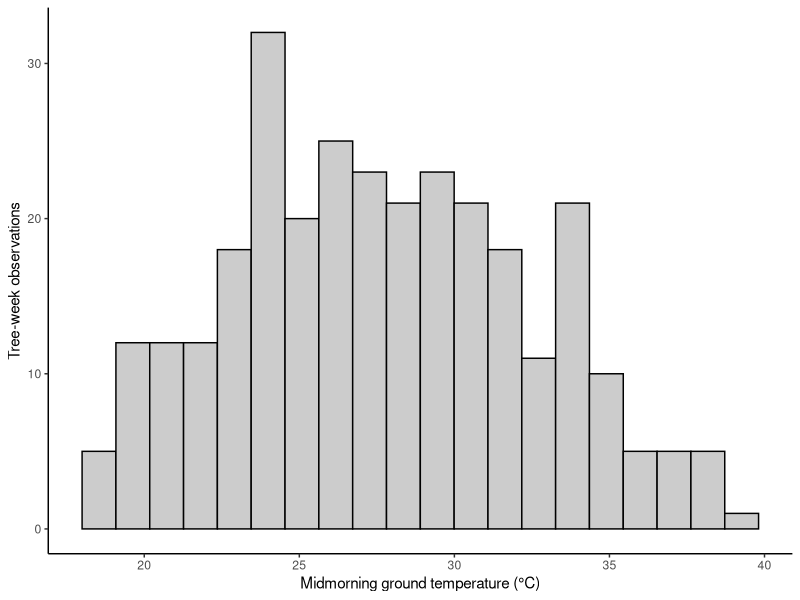
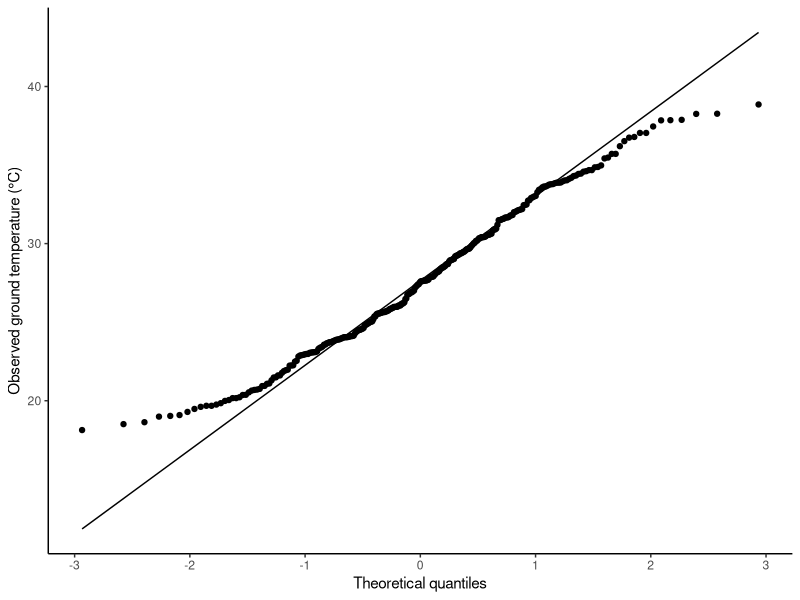

The R source for these figures, in order: (Note: this script raises an error after producing the figures.)
library(tidyverse)
library(lubridate)

#Step: read, wrangle, and examine structure of ground temperature-----

ground_raw <- read_csv("raw_data/ground_temperature.csv", show_col_types = FALSE)

ground_audit <- ground_raw %>%
  mutate(
    date = mdy(date),
    site = factor(site),
    species = factor(species),
    replicate = as.integer(replicate),
    temp_replicate = as.integer(temp_replicate),
    week = as.integer(week),
    week_f = factor(week),
    tree_id = paste(site, species, replicate, sep = "_"),
    temperature_C = (temperature_F - 32) * 5 / 9
  )

#means by week
ground_primary <- ground_audit %>%
  group_by(site, species, replicate, tree_id, week, week_f) %>%
  summarize(
    date = first(date),
    n_dates = n_distinct(date),
    n_temp_replicates = n(),
    n_temperature_values = sum(!is.na(temperature_C)),
    n_temperature_missing = sum(is.na(temperature_C)),
    ground_temp_C = mean(temperature_C, na.rm = TRUE),
    ground_temp_sd_C = sd(temperature_C, na.rm = TRUE),
    ground_temp_min_C = min(temperature_C, na.rm = TRUE),
    ground_temp_max_C = max(temperature_C, na.rm = TRUE),
    .groups = "drop"
  )

ground_primary

ground_response_summary <- ground_primary %>%
  summarize(
    n_tree_week_observations = n(),
    n_missing = sum(is.na(ground_temp_C)),
    min_ground_temp_C = min(ground_temp_C, na.rm = TRUE),
    mean_ground_temp_C = mean(ground_temp_C, na.rm = TRUE),
    median_ground_temp_C = median(ground_temp_C, na.rm = TRUE),
    max_ground_temp_C = max(ground_temp_C, na.rm = TRUE),
    sd_ground_temp_C = sd(ground_temp_C, na.rm = TRUE)
  )

ground_response_summary %>%
  print(n = Inf, width = Inf)


#check distributions

ground_distribution_summary <- ground_primary %>%
  summarize(
    n = n(),
    n_missing = sum(is.na(ground_temp_C)),
    min = min(ground_temp_C, na.rm = TRUE),
    q1 = quantile(ground_temp_C, 0.25, na.rm = TRUE),
    median = median(ground_temp_C, na.rm = TRUE),
    mean = mean(ground_temp_C, na.rm = TRUE),
    q3 = quantile(ground_temp_C, 0.75, na.rm = TRUE),
    max = max(ground_temp_C, na.rm = TRUE),
    sd = sd(ground_temp_C, na.rm = TRUE)
  )

ground_distribution_summary

ggplot(ground_primary, aes(x = ground_temp_C)) +
  geom_histogram(bins = 20, color = "black", fill = "grey80") +
  labs(
    x = "Midmorning ground temperature (°C)",
    y = "Tree-week observations"
  ) +
  theme_classic()

ggplot(ground_primary, aes(sample = ground_temp_C)) +
  stat_qq() +
  stat_qq_line() +
  labs(
    x = "Theoretical quantiles",
    y = "Observed ground temperature (°C)"
  ) +
  theme_classic()

#no transformation needed

##Step: Run the repeated measurements model-----

rm_ground <- aov(
  ground_temp_C ~ site * species * week_f +
    Error(tree_id / week_f),
  data = ground_primary
)

summary(rm_ground) #week and site by week


# Extract repeated-measures statistics table
ground_rm_summary <- summary(rm_ground)

ground_rm_stats <- purrr::imap_dfr(
  ground_rm_summary,
  ~ {
    tab <- as.data.frame(.x[[1]])
    tab$term <- rownames(tab)
    
    tab %>%
      as_tibble() %>%
      rename(
        df = Df,
        sum_sq = `Sum Sq`,
        mean_sq = `Mean Sq`,
        f_value = `F value`,
        p_value = `Pr(>F)`
      ) %>%
      mutate(
        trait = "Midmorning ground temperature",
        response = "ground_temp_C",
        units = "°C",
        analysis = "Primary site × species × week repeated-measures ANOVA",
        error_stratum = .y,
        term = stringr::str_squish(term),
        p_value = as.numeric(p_value),
        significance = case_when(
          is.na(p_value) ~ "",
          p_value < 0.001 ~ "***",
          p_value < 0.01 ~ "**",
          p_value < 0.05 ~ "*",
          p_value < 0.1 ~ ".",
          TRUE ~ ""
        ),
        .before = 1
      )
  }
) %>%
  select(
    trait, response, units, analysis,
    error_stratum, term,
    df, sum_sq, mean_sq, f_value, p_value, significance
  )

ground_rm_stats

ground_rm_stats_terms <- ground_rm_stats %>%
  filter(term != "Residuals")

ground_rm_stats_terms

write_csv(
  ground_rm_stats_terms,
  "calculated_data/ground_temperature_primary_rm_stats.csv"
)

#model followups for interactions

#means for the interactions
# Observed site means by week
ground_site_week_means <- ground_primary %>%
  group_by(week, week_f, site) %>%
  summarize(
    n = n(),
    mean_ground_temp_C = mean(ground_temp_C, na.rm = TRUE),
    sd_ground_temp_C = sd(ground_temp_C, na.rm = TRUE),
    se_ground_temp_C = sd_ground_temp_C / sqrt(n),
    .groups = "drop"
  )

ground_site_week_means %>%
  print(n = Inf, width = Inf)

#site x week means

ground_site_week_diff <- ground_site_week_means %>%
  select(week, site, mean_ground_temp_C) %>%
  pivot_wider(
    names_from = site,
    values_from = mean_ground_temp_C
  ) %>%
  mutate(
    estimate_c_minus_p_C = c - p
  ) %>%
  arrange(week)

ground_site_week_diff %>%
  print(n = Inf, width = Inf)


# Site effect is tested within each week, with species retained in the model.

ground_site_week_tests <- ground_primary %>%
  group_by(week) %>%
  group_modify(~ {
    week_model <- aov(
      ground_temp_C ~ site + species,
      data = .x
    )
    
    week_tab <- as.data.frame(summary(week_model)[[1]]) %>%
      rownames_to_column("term") %>%
      as_tibble() %>%
      rename(
        df = Df,
        sum_sq = `Sum Sq`,
        mean_sq = `Mean Sq`,
        f_value = `F value`,
        p_raw = `Pr(>F)`
      ) %>%
      mutate(term = stringr::str_squish(term))
    
    week_tab %>%
      filter(term == "site")
  }) %>%
  ungroup() %>%
  left_join(
    ground_site_week_diff %>%
      select(week, estimate_c_minus_p_C),
    by = "week"
  ) %>%
  mutate(
    trait = "Midmorning ground temperature",
    response = "ground_temp_C",
    units = "°C",
    analysis = "Site effect within week",
    contrast_type = "Downtown minus park",
    p_holm = p.adjust(p_raw, method = "holm"),
    significant_holm = case_when(
      p_holm < 0.001 ~ "***",
      p_holm < 0.01 ~ "**",
      p_holm < 0.05 ~ "*",
      p_holm < 0.1 ~ ".",
      TRUE ~ ""
    ),
    .before = 1
  ) %>%
  select(
    trait, response, units, analysis, contrast_type,
    week, term,
    estimate_c_minus_p_C,
    df, sum_sq, mean_sq, f_value,
    p_raw, p_holm, significant_holm
  )

ground_site_week_tests %>%
  print(n = Inf, width = Inf)


##Step: Create figure------
site_labels <- c(
  c = "Downtown",
  p = "Park"
)

ground_fig_data <- ground_primary %>%
  group_by(site, week) %>%
  summarize(
    n = n(),
    mean_ground_temp_C = mean(ground_temp_C, na.rm = TRUE),
    sd_ground_temp_C = sd(ground_temp_C, na.rm = TRUE),
    se_ground_temp_C = sd_ground_temp_C / sqrt(n),
    .groups = "drop"
  ) %>%
  mutate(
    site_label = factor(site_labels[as.character(site)],
                        levels = c("Downtown", "Park"))
  )

fig_ground_site_week <- ggplot(
  ground_fig_data,
  aes(
    x = week,
    y = mean_ground_temp_C,
    group = site_label,
    linetype = site_label,
    shape = site_label
  )
) +
  geom_line(linewidth = 0.8) +
  geom_point(size = 2.5) +
  geom_errorbar(
    aes(
      ymin = mean_ground_temp_C - se_ground_temp_C,
      ymax = mean_ground_temp_C + se_ground_temp_C
    ),
    width = 0.15,
    linewidth = 0.5
  ) +
  scale_x_continuous(
    breaks = sort(unique(ground_fig_data$week))
  ) +
  labs(
    x = "Week",
    y = "Midmorning ground temperature (°C)",
    linetype = "Planting site",
    shape = "Planting site"
  ) +
  theme_classic(base_size = 12)

fig_ground_site_week

ggsave(
  filename = "figures/fig_ground_temperature_site_week.png",
  plot = fig_ground_site_week,
  width = 6,
  height = 4,
  dpi = 600
)
